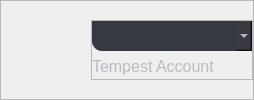
              <widget class="QFrame" name="frame_5">
               <property name="maximumSize">
                <size>
                 <width>16777215</width>
                 <height>100</height>
                </size>
               </property>
               <property name="frameShape">
                <enum>QFrame::StyledPanel</enum>
               </property>
               <property name="frameShadow">
                <enum>QFrame::Raised</enum>
               </property>
               <layout class="QHBoxLayout" name="horizontalLayout_5">
                <property name="spacing">
                 <number>10</number>
                </property>
                <property name="leftMargin">
                 <number>20</number>
                </property>
                <property name="topMargin">
                 <number>10</number>
                </property>
                <property name="rightMargin">
                 <number>0</number>
                </property>
                <property name="bottomMargin">
                 <number>10</number>
                </property>
                <item>
                 <widget class="QLabel" name="currentHead">
                  <property name="sizePolicy">
                   <sizepolicy hsizetype="Fixed" vsizetype="Fixed">
                    <horstretch>0</horstretch>
                    <verstretch>0</verstretch>
                   </sizepolicy>
                  </property>
                  <property name="minimumSize">
                   <size>
                    <width>60</width>
                    <height>60</height>
                   </size>
                  </property>
                  <property name="maximumSize">
                   <size>
                    <width>60</width>
                    <height>60</height>
                   </size>
                  </property>
                  <property name="styleSheet">
                   <string notr="true">background-color:none;
border-radius:0px;
color:rgb(0, 255, 0);</string>
                  </property>
                  <property name="text">
                   <string/>
                  </property>
                  <property name="scaledContents">
                   <bool>true</bool>
                  </property>
                  <property name="alignment">
                   <set>Qt::AlignCenter</set>
                  </property>
                  <property name="openExternalLinks">
                   <bool>false</bool>
                  </property>
                 </widget>
                </item>
                <item>
                 <widget class="QFrame" name="frame_6">
                  <property name="minimumSize">
                   <size>
                    <width>0</width>
                    <height>60</height>
                   </size>
                  </property>
                  <property name="maximumSize">
                   <size>
                    <width>16777215</width>
                    <height>60</height>
                   </size>
                  </property>
                  <property name="frameShape">
                   <enum>QFrame::StyledPanel</enum>
                  </property>
                  <property name="frameShadow">
                   <enum>QFrame::Raised</enum>
                  </property>
                  <layout class="QVBoxLayout" name="verticalLayout_5">
                   <property name="leftMargin">
                    <number>0</number>
                   </property>
                   <property name="topMargin">
                    <number>0</number>
                   </property>
                   <property name="rightMargin">
                    <number>0</number>
                   </property>
                   <property name="bottomMargin">
                    <number>0</number>
                   </property>
                   <item>
                    <widget class="QComboBox" name="username">
                     <property name="sizePolicy">
                      <sizepolicy hsizetype="Preferred" vsizetype="Preferred">
                       <horstretch>0</horstretch>
                       <verstretch>0</verstretch>
                      </sizepolicy>
                     </property>
                     <property name="minimumSize">
                      <size>
                       <width>160</width>
                       <height>30</height>
                      </size>
                     </property>
                     <property name="maximumSize">
                      <size>
                       <width>160</width>
                       <height>30</height>
                      </size>
                     </property>
                     <property name="cursor">
                      <cursorShape>PointingHandCursor</cursorShape>
                     </property>
                     <property name="styleSheet">
                      <string notr="true">outline:none;
color:white;
font:18px;
border-top-left-radius:0px;
border-top-right-radius:0px;
border-bottom-left-radius:10px;
border-bottom-right-radius:10px;
background-color:rgb(54, 57, 63);</string>
                     </property>
                    </widget>
                   </item>
                   <item>
                    <widget class="QLabel" name="typeacc">
                     <property name="minimumSize">
                      <size>
                       <width>0</width>
                       <height>25</height>
                      </size>
                     </property>
                     <property name="maximumSize">
                      <size>
                       <width>16777215</width>
                       <height>25</height>
                      </size>
                     </property>
                     <property name="styleSheet">
                      <string notr="true">color:rgb(185, 187, 190);
font:16px;</string>
                     </property>
                     <property name="text">
                      <string>Tempest Account</string>
                     </property>
                     <property name="alignment">
                      <set>Qt::AlignLeading|Qt::AlignLeft|Qt::AlignVCenter</set>
                     </property>
                    </widget>
                   </item>
                  </layout>
                 </widget>
                </item>
               </layout>
              </widget>
